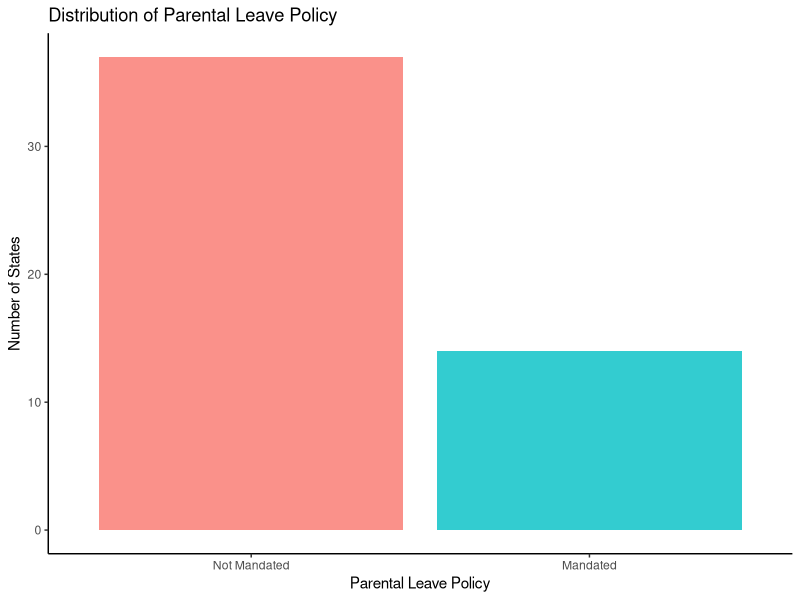
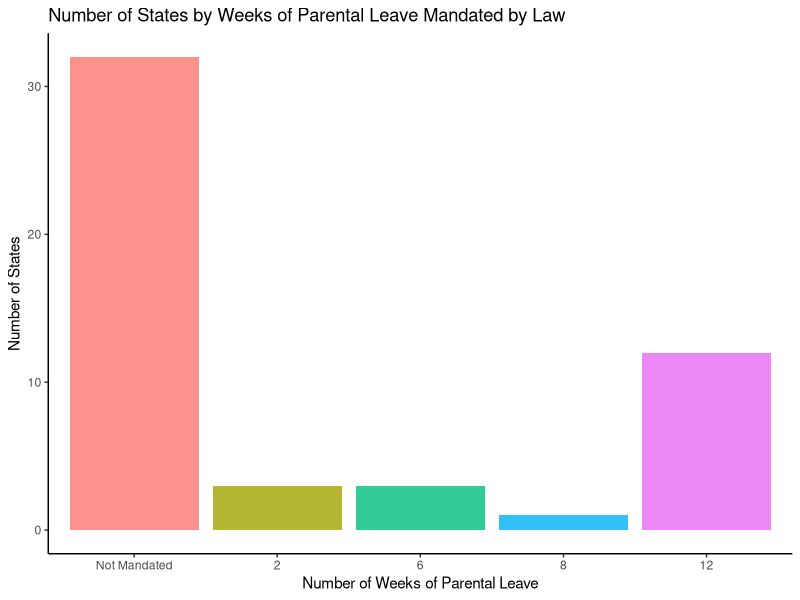
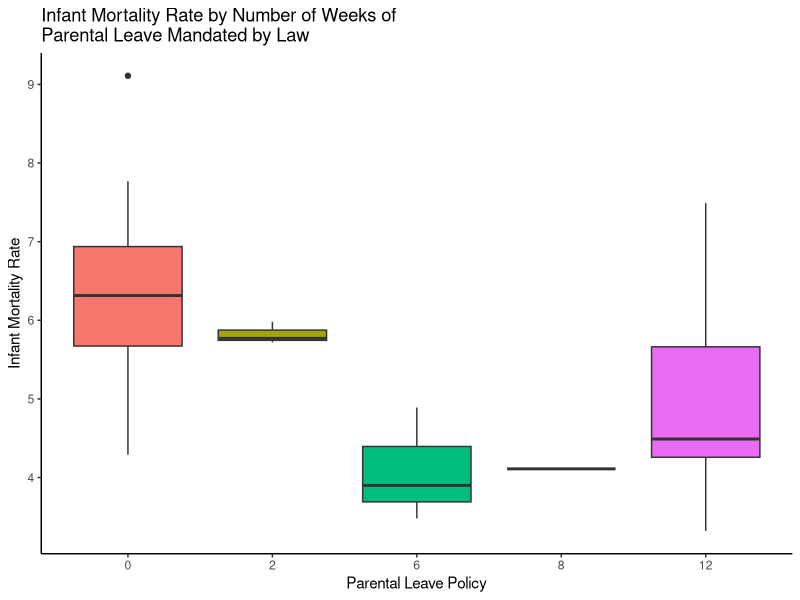
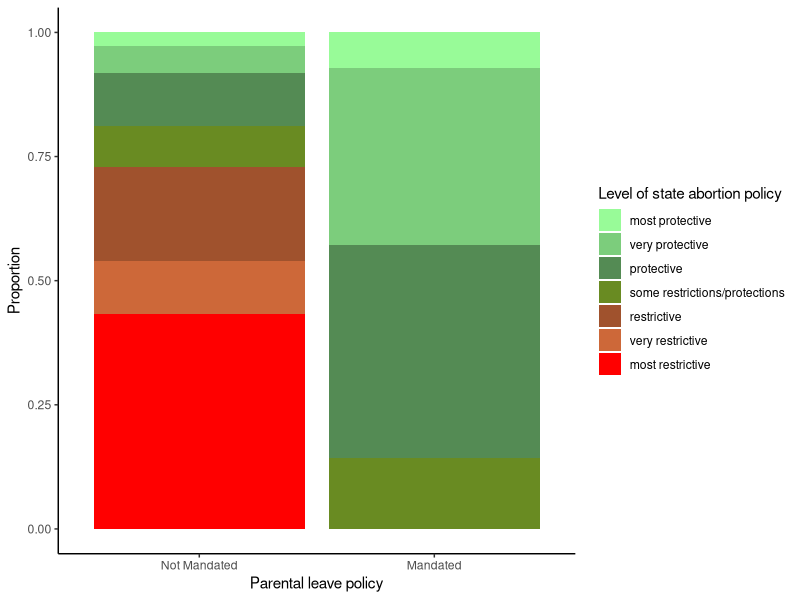
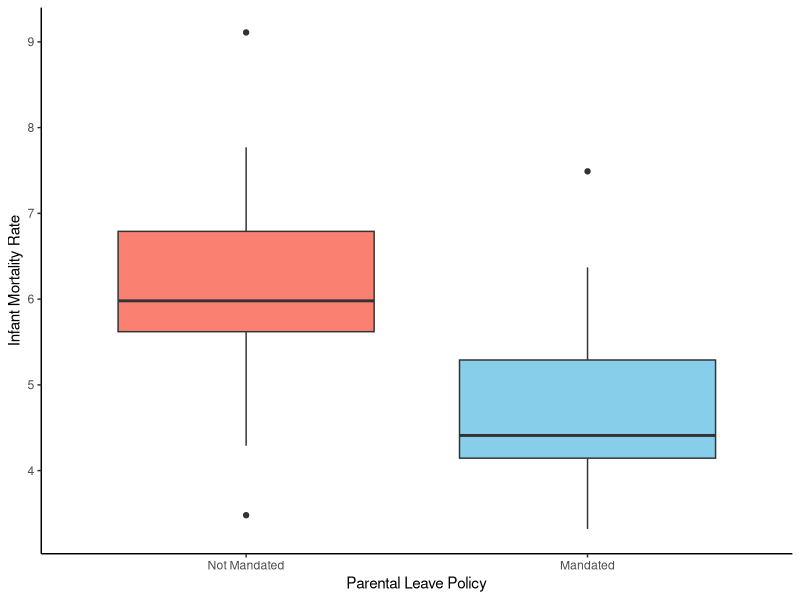
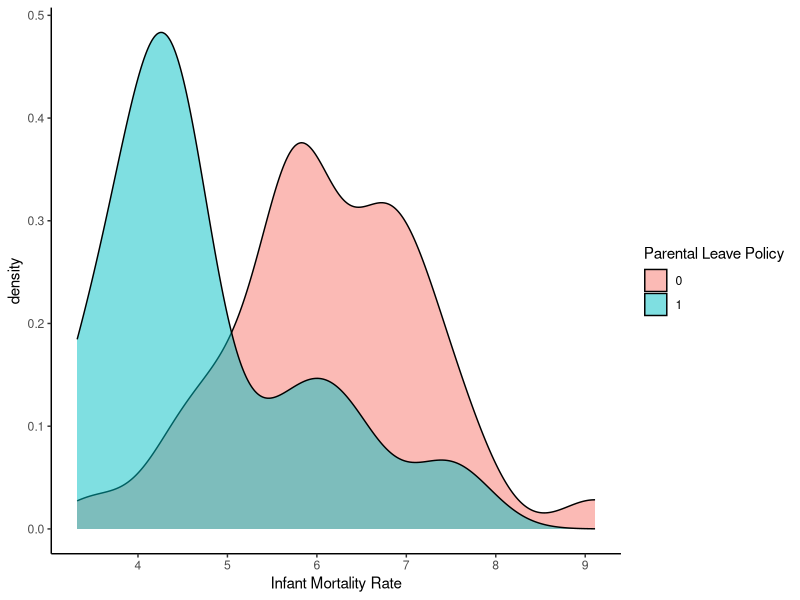
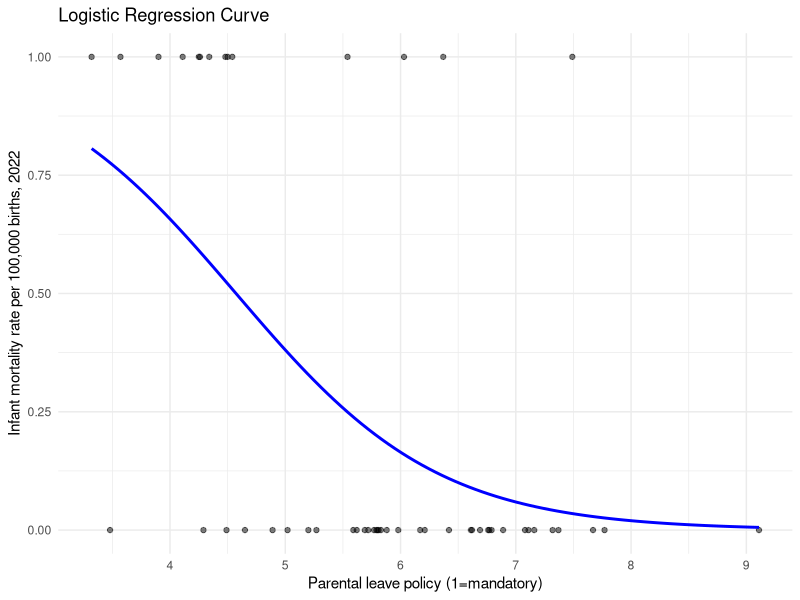
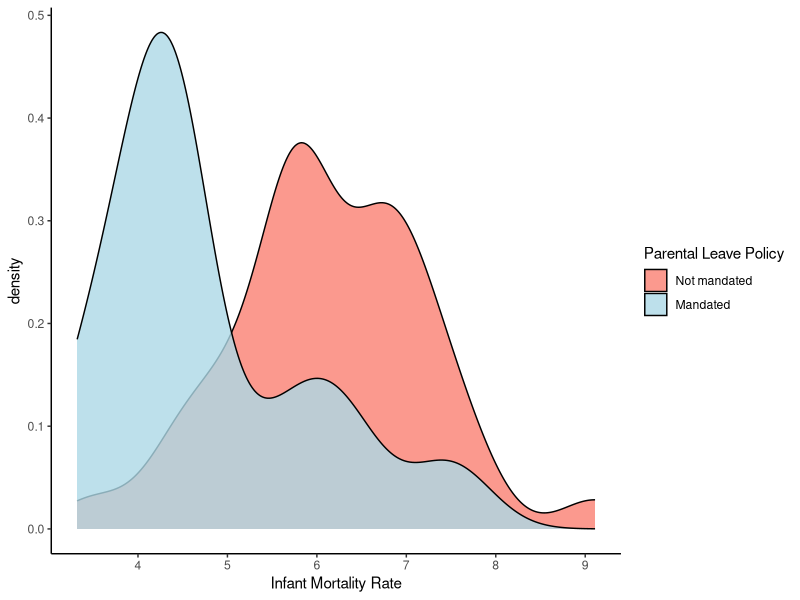

The R script that drew these images, in order: (Note: this script raises an error after producing the figures.)
## ---- chunk 1
library(tidyverse)
library(readr)
## ---- chunk 2
df <- read_csv("../data/clean_data/merged_data.csv")
df <- df |>
  filter(!is.na(parental_leave_mandatory_enacted)) |> 
  filter(State != "US")
## ---- chunk 3
sum(df$parental_leave_mandatory_enacted)
sum(df$parental_leave_mandatory_not_yet_enacted)
## ---- chunk 4
df$parental_leave_mandatory <- pmax(df$parental_leave_mandatory_enacted, df$parental_leave_mandatory_not_yet_enacted)
## ---- chunk 5
ggplot(df, aes(x = as.factor(parental_leave_mandatory), fill = as.factor(parental_leave_mandatory))) +
  geom_bar(alpha = 0.8) +
  labs(
    title = "Distribution of Parental Leave Policy",
    x = "Parental Leave Policy",
    y = "Number of States"
  ) + 
  scale_x_discrete(labels = c("0" = "Not Mandated", "1" = "Mandated")) +
  theme_classic() +
  theme(legend.position = "none")

sum(df$parental_leave_mandatory)
## ---- chunk 6
# bar chart
ggplot(df, aes(x = as.factor(num_weeks_parental_leave), fill = as.factor(num_weeks_parental_leave))) +
  geom_bar(alpha = 0.8) +
  labs(
    title = "Number of States by Weeks of Parental Leave Mandated by Law",
    x = "Number of Weeks of Parental Leave",
    y = "Number of States"
  ) + 
  scale_x_discrete(labels = c("0" = "Not Mandated", "1" = "Mandated")) +
  theme_classic() +
  theme(legend.position = "none")


# histograms with infant mortality rate
ggplot(df, aes(x = as.factor(num_weeks_parental_leave), 
                     y = infant_mortality_2022, 
                     fill = as.factor(num_weeks_parental_leave))) +
  geom_boxplot() +
  labs(x = "Parental Leave Policy", y = "Infant Mortality Rate" , title = "Infant Mortality Rate by Number of Weeks of \nParental Leave Mandated by Law") +
  theme_classic() +
  theme(legend.position = "none")
## ---- chunk 7
outlier <- df[df$num_weeks_parental_leave == 12 & df$infant_mortality_2022 > 5,]
outlier$State
outlier$parental_leave_mandatory_enacted
outlier$parental_leave_mandatory_not_yet_enacted
outlier$infant_mortality_2022
## ---- chunk 8
# reorder the levels of abortion policies
df$abortion_policies <- factor(df$abortion_policies, 
                              levels = c("most protective", "very protective", 
                                         "protective", "some restrictions/protections", 
                                         "restrictive", "very restrictive", "most restrictive"))


# stacked bar plot
ggplot(df, aes(x = as.factor(parental_leave_mandatory), fill = abortion_policies)) +
  geom_bar(position = "fill") +
  labs(x = "Parental leave policy", y = "Proportion", fill = "Level of state abortion policy") +
  scale_x_discrete(labels = c("0" = "Not Mandated", "1" = "Mandated")) +
  scale_fill_manual(values = c("palegreen", "palegreen3", "palegreen4",  "olivedrab4", "sienna", "sienna3", "red")) + # Adjust colors as needed
  theme_classic()
## ---- chunk 9
# boxplot
ggplot(df, aes(x = as.factor(parental_leave_mandatory), 
                     y = infant_mortality_2022, 
                     fill = as.factor(parental_leave_mandatory))) +
  geom_boxplot() +
  labs(x = "Parental Leave Policy", y = "Infant Mortality Rate") +
  scale_x_discrete(labels = c("0" = "Not Mandated", "1" = "Mandated")) +
  scale_fill_manual(values = c("salmon", "skyblue")) +
  theme_classic() +
  theme(legend.position = "none")


# density plot 
ggplot(df, aes(x = infant_mortality_2022, fill = as.factor(parental_leave_mandatory))) +
  geom_density(alpha = 0.5) +
  labs(x = "Infant Mortality Rate", fill = "Parental Leave Policy") +
  theme_classic()


# logistic regression
df <- df |> filter(!is.na(infant_mortality_2022))

model <- glm(parental_leave_mandatory ~ infant_mortality_2022, data = df, family = binomial)

predictor_seq <- data.frame(infant_mortality_2022 = seq(min(df$infant_mortality_2022), max(df$infant_mortality_2022), length.out = 100))
predictor_seq$predicted_prob <- predict(model, newdata = predictor_seq, type = "response")

ggplot(df, aes(x = infant_mortality_2022, y = parental_leave_mandatory)) +
  geom_point(alpha = 0.5) +  # Add data points
  geom_line(data = predictor_seq, aes(x = infant_mortality_2022, y = predicted_prob), color = "blue", size = 1) +
  labs(x = "Parental leave policy (1=mandatory)", y = "Infant mortality rate per 100,000 births, 2022", title = "Logistic Regression Curve") +
  theme_minimal()

## ---- chunk 10
# Perform a one-sided t-test
t_test_result <- t.test(
  infant_mortality_2022 ~ parental_leave_mandatory, 
  data = df, 
  alternative = "greater",  # One-sided test: group 1 > group 0
  var.equal = TRUE          # Assuming equal variances; change to FALSE if unsure
)

# Print the t-test result
print(t_test_result)

## ---- chunk 11
ggplot(df, aes(x = infant_mortality_2022, fill = as.factor(parental_leave_mandatory))) +
  geom_density(alpha = 0.8) +
  labs(x = "Infant Mortality Rate", fill = "Parental Leave Policy") +
  scale_fill_manual(values = c("salmon", "lightblue"), 
                    labels = c("Not mandated", "Mandated")) +
  theme_classic()
## ---- chunk 12
# boxplot
ggplot(df, aes(x = as.factor(parental_leave_mandatory), 
                     y = maternal_mortality_rates_2018_2022, 
                     fill = as.factor(parental_leave_mandatory))) +
  geom_boxplot() +
  labs(x = "Parental Leave Policy", y = "Maternal Mortality Rate") +
  scale_x_discrete(labels = c("0" = "Not Mandated", "1" = "Mandated")) +
  scale_fill_manual(values = c("salmon", "skyblue")) +
  theme_classic() +
  theme(legend.position = "none")


# logistic regression
df <- df |> filter(!is.na(maternal_mortality_rates_2018_2022))

model <- glm(parental_leave_mandatory ~ maternal_mortality_rates_2018_2022, data = df, family = binomial)

predictor_seq <- data.frame(maternal_mortality_rates_2018_2022 = seq(min(df$maternal_mortality_rates_2018_2022), max(df$maternal_mortality_rates_2018_2022), length.out = 100))
predictor_seq$predicted_prob <- predict(model, newdata = predictor_seq, type = "response")

ggplot(df, aes(x = maternal_mortality_rates_2018_2022, y = parental_leave_mandatory)) +
  geom_point(alpha = 0.5) +  # Add data points
  geom_line(data = predictor_seq, aes(x = maternal_mortality_rates_2018_2022, y = predicted_prob), color = "blue", size = 1) +
  labs(x = "Parental leave policy (1=mandatory)", y = "Maternal mortality rate per 100,000 women", title = "Logistic Regression Curve") +
  theme_minimal()
## ---- chunk 13
ggplot(df, aes(x = as.factor(parental_leave_mandatory), 
                     y = pctg_women_uninsured, 
                     fill = as.factor(parental_leave_mandatory))) +
  geom_boxplot() +
  labs(x = "Parental Leave Policy", y = "Percentage of Women that are Uninsured") +
  scale_x_discrete(labels = c("0" = "Not Mandated", "1" = "Mandated")) +
  scale_fill_manual(values = c("salmon", "skyblue")) +
  theme_classic() +
  theme(legend.position = "none")
## ---- chunk 14
uninsured_outlier <- df[df$pctg_women_uninsured>20,]
uninsured_outlier$State
uninsured_outlier$parental_leave_mandatory
uninsured_outlier$health_outcomes
uninsured_outlier$overall_health_ranking
uninsured_outlier$coverage_access_and_affordability
uninsured_outlier$abortion_policies
## ---- chunk 15
# boxplot
ggplot(df, aes(x = as.factor(parental_leave_mandatory), y = overall_health_ranking)) +
  geom_boxplot(fill = c("lightblue", "salmon")) +
  labs(x = "Parental Leave Policy", y = "Overall Health Ranking", 
       title = "Health Ranking by Parental Leave Policy") +
  scale_x_discrete(labels = c("0" = "Not Mandated", "1" = "Mandated")) +
  theme_minimal()


# violin plot
ggplot(df, aes(x = as.factor(parental_leave_mandatory), y = overall_health_ranking, fill = as.factor(parental_leave_mandatory))) +
  geom_violin(alpha = 0.6) +
  labs(x = "Parental Leave Policy", y = "Overall Health Ranking", 
       title = "Health Ranking Density by Parental Leave Policy") +
  scale_x_discrete(labels = c("0" = "Not Mandated", "1" = "Mandated")) +
  scale_fill_manual(values = c("pink", "lightblue")) +
  theme_minimal() +
  theme(legend.position = "none")


# stacked bar graph 
df$top_health_state <- ifelse(df$overall_health_ranking <= 10, 1, 0)
ggplot(df, aes(x = as.factor(parental_leave_mandatory), fill = as.factor(top_health_state))) +
  geom_bar(position = "fill") +
  labs(x = "Parental Leave Policy", y = "Proportion", fill = "Top Health State") +
  scale_x_discrete(labels = c("0" = "Not Mandated", "1" = "Mandated")) +
  scale_fill_manual(labels = c("Not Top 10", "Top 10"), values = c("gray", "palegreen1")) +
  theme_classic()

## ---- chunk 16
tophealthstate <- df[df$overall_health_ranking ==1,]
tophealthstate$State
tophealthstate$parental_leave_mandatory
tophealthstate$num_weeks_parental_leave
## ---- chunk 17
ggplot(df, aes(x = as.factor(parental_leave_mandatory), 
               y = percent_women_working)) +
  geom_boxplot(fill = c("lightblue", "salmon")) +
  labs(x = "Parental Leave Policy", y = "Percentage of Women Employed", 
       title = "Percentage of Women Employed, by Parental Leave Policy") +
  scale_x_discrete(labels = c("0" = "Not Mandated", "1" = "Mandated")) +
  theme_classic()
